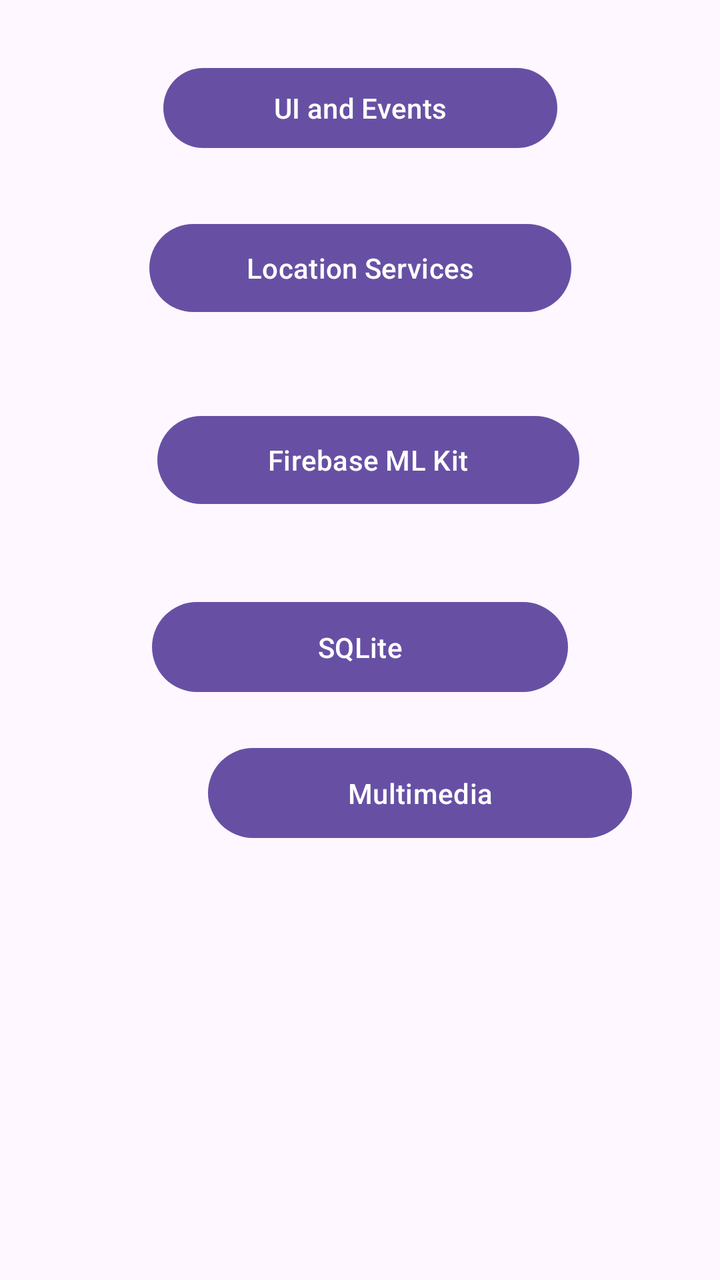
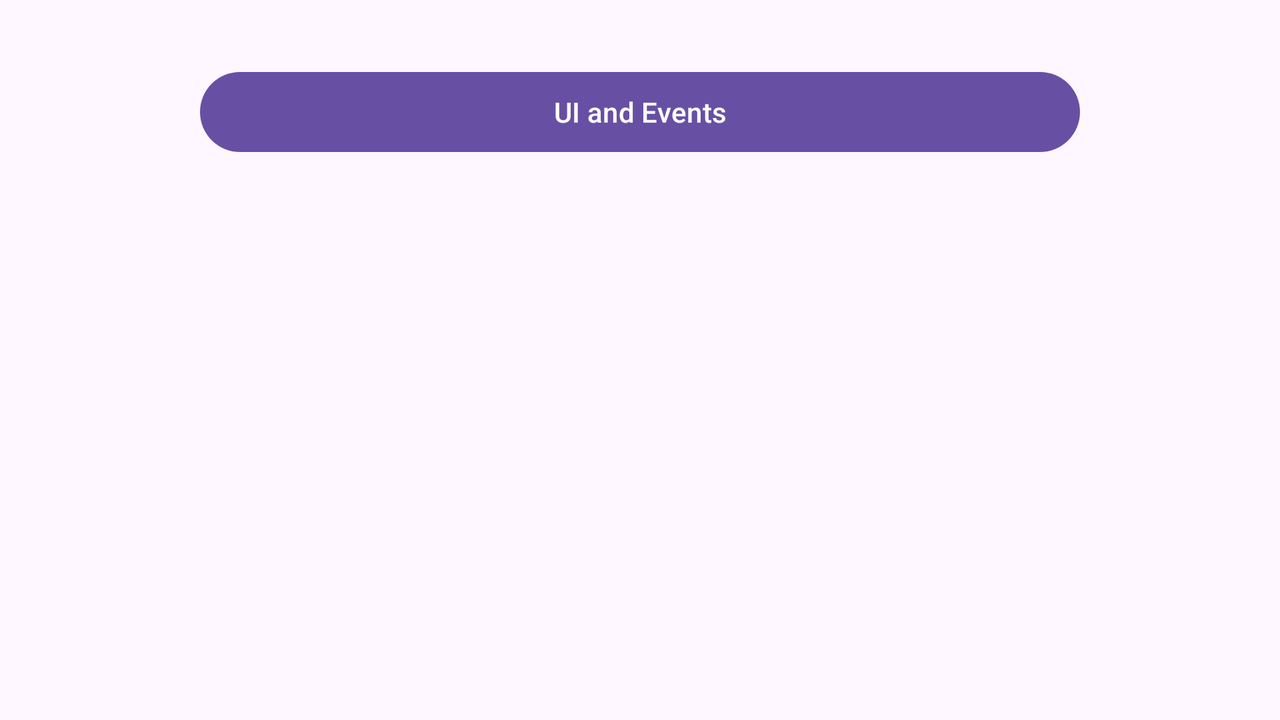

An Android layout and its configuration variant, each rendered on a device that would load it. The default file and the variant file are quoted in full after the pictures.
<!-- AndroidManifest.xml: application theme Theme.MyFirstApplicationAnurudh -->
<!-- res/layout/activity_start.xml -->
<?xml version="1.0" encoding="utf-8"?>
<androidx.constraintlayout.widget.ConstraintLayout xmlns:android="http://schemas.android.com/apk/res/android"
    xmlns:app="http://schemas.android.com/apk/res-auto"
    xmlns:tools="http://schemas.android.com/tools"
    android:id="@+id/textViewMLKit"
    android:layout_width="match_parent"
    android:layout_height="match_parent"
    tools:context=".StartActivity">

    <Button
        android:id="@+id/buttonUIEvent"
        android:layout_width="197dp"
        android:layout_height="48dp"
        android:layout_marginStart="100dp"
        android:layout_marginTop="30dp"
        android:layout_marginEnd="100dp"
        android:text="UI and Events"
        app:layout_constraintEnd_toEndOf="parent"
        app:layout_constraintStart_toStartOf="parent"
        app:layout_constraintTop_toTopOf="parent" />

    <Button
        android:id="@+id/LocationServices"
        android:layout_width="211dp"
        android:layout_height="52dp"
        android:layout_marginStart="100dp"
        android:layout_marginTop="30dp"
        android:layout_marginEnd="100dp"
        android:text="Location Services"
        app:layout_constraintEnd_toEndOf="parent"
        app:layout_constraintStart_toStartOf="parent"
        app:layout_constraintTop_toBottomOf="@+id/buttonUIEvent" />

    <Button
        android:id="@+id/FirebaseMLKit"
        android:layout_width="211dp"
        android:layout_height="52dp"
        android:layout_marginStart="132dp"
        android:layout_marginTop="44dp"
        android:layout_marginEnd="132dp"
        android:text="Firebase ML Kit"
        app:layout_constraintEnd_toEndOf="parent"
        app:layout_constraintHorizontal_bias="0.466"
        app:layout_constraintStart_toStartOf="parent"
        app:layout_constraintTop_toBottomOf="@+id/LocationServices" />

    <Button
        android:id="@+id/buttonSQLite"
        android:layout_width="208dp"
        android:layout_height="53dp"
        android:layout_marginStart="99dp"
        android:layout_marginTop="41dp"
        android:layout_marginEnd="99dp"
        android:text="SQLite"
        app:layout_constraintEnd_toEndOf="parent"
        app:layout_constraintStart_toStartOf="parent"
        app:layout_constraintTop_toBottomOf="@+id/FirebaseMLKit" />

    <Button
        android:id="@+id/buttonAnimation"
        android:layout_width="213dp"
        android:layout_height="51dp"
        android:layout_marginStart="100dp"
        android:layout_marginTop="38dp"
        android:layout_marginEnd="98dp"
        android:layout_marginBottom="291dp"
        android:text="Animation"
        app:layout_constraintBottom_toBottomOf="parent"
        app:layout_constraintEnd_toEndOf="parent"
        app:layout_constraintStart_toStartOf="parent"
        app:layout_constraintTop_toBottomOf="@+id/buttonSQLite" />

    <Button
        android:id="@+id/buttonMultimedia"
        android:layout_width="212dp"
        android:layout_height="53dp"
        android:layout_marginStart="104dp"
        android:layout_marginTop="20dp"
        android:layout_marginEnd="95dp"
        android:layout_marginBottom="217dp"
        android:text="Multimedia"
        app:layout_constraintBottom_toBottomOf="parent"
        app:layout_constraintEnd_toEndOf="parent"
        app:layout_constraintHorizontal_bias="0.0"
        app:layout_constraintStart_toStartOf="parent"
        app:layout_constraintTop_toBottomOf="@+id/buttonAnimation"
        app:layout_constraintVertical_bias="1.0" />
</androidx.constraintlayout.widget.ConstraintLayout>
<!-- resources referenced by this layout -->
<resources>
  <style name="Theme.MyFirstApplicationAnurudh" parent="Base.Theme.MyFirstApplicationAnurudh" />
  <style name="Base.Theme.MyFirstApplicationAnurudh" parent="Theme.Material3.DayNight.NoActionBar">
          
          
      </style>
</resources>
<!-- res/layout-land/activity_start.xml (the repository's variant of the layout above) -->
<!-- drawn on the phone turned sideways -->
<?xml version="1.0" encoding="utf-8"?>
<androidx.constraintlayout.widget.ConstraintLayout xmlns:android="http://schemas.android.com/apk/res/android"
    xmlns:app="http://schemas.android.com/apk/res-auto"
    xmlns:tools="http://schemas.android.com/tools"
    android:id="@+id/textViewMLKit"
    android:layout_width="match_parent"
    android:layout_height="match_parent"
    tools:context=".StartActivity">

    <Button
        android:id="@+id/buttonUIEvent"
        android:layout_width="0dp"
        android:layout_height="wrap_content"
        android:layout_marginStart="100dp"
        android:layout_marginTop="32dp"
        android:layout_marginEnd="100dp"
        android:text="UI and Events"
        app:layout_constraintEnd_toEndOf="parent"
        app:layout_constraintStart_toStartOf="parent"
        app:layout_constraintTop_toTopOf="parent" />
</androidx.constraintlayout.widget.ConstraintLayout>
